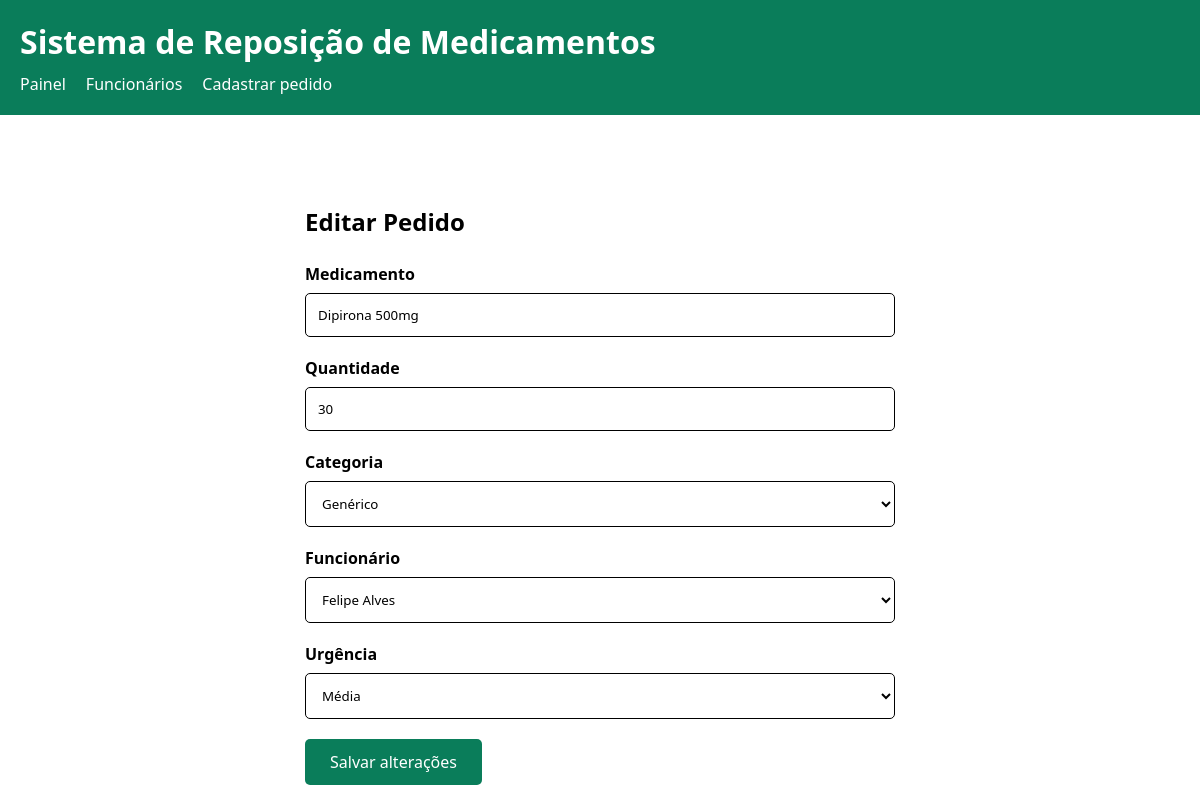
/pedidos.php?id=2, run on the app's committed database.
### tables this page shows
CREATE TABLE pedidos (
    id INT AUTO_INCREMENT PRIMARY KEY,
    funcionario_id INT NOT NULL,
    medicamento VARCHAR(150) NOT NULL,
    quantidade INT NOT NULL,
    categoria ENUM('generico', 'referencia', 'controlado', 'higiene') NOT NULL,
    urgencia ENUM('baixa', 'media', 'alta') NOT NULL,
    data_solicitacao DATETIME NOT NULL DEFAULT CURRENT_TIMESTAMP,
    status ENUM('solicitado', 'em_separacao', 'recebido') NOT NULL DEFAULT 'solicitado',

    CONSTRAINT fk_pedido_funcionario
        FOREIGN KEY (funcionario_id)
        REFERENCES funcionarios(id)
        ON UPDATE CASCADE
        ON DELETE RESTRICT,

    CONSTRAINT chk_quantidade
        CHECK (quantidade > 0)
);

CREATE TABLE funcionarios (
    id INT AUTO_INCREMENT PRIMARY KEY,
    nome VARCHAR(100) NOT NULL,
    email VARCHAR(150) NOT NULL
);

### public/pedidos.php (the view, shortened to what this page needs)
<?php
require_once "../conexao.php";
$id = filter_input(INPUT_GET, "id", FILTER_VALIDATE_INT);
$modoEdicao = $id !== false && $id !== null;
$pedido = [
    "medicamento" => "",
    "quantidade" => "",
    "categoria" => "",
    "funcionario_id" => "",
    "urgencia" => ""
];
if ($modoEdicao) {
    $sql = "SELECT
                medicamento,
                quantidade,
                categoria,
                funcionario_id,
                urgencia
            FROM pedidos
            WHERE id = ?";
    $stmt = $conn->prepare($sql);
    $stmt->bind_param("i", $id);
    $stmt->execute();
    $resultado = $stmt->get_result();
    if ($resultado->num_rows === 1) {
        $pedido = $resultado->fetch_assoc();
    } else {
        $erro = "Pedido não encontrado.";
        $modoEdicao = false;
    }
}
$sqlFuncionarios = "SELECT id, nome FROM funcionarios ORDER BY nome";
$resultFuncionarios = $conn->query($sqlFuncionarios);
?>
<!DOCTYPE html>
<html lang="pt-BR">
<head>
</head>
<body>
<header>
    <h1>Sistema de Reposição de Medicamentos</h1>
    <nav>
        <a href="index.php">Painel</a>
        <a href="funcionarios.php">Funcionários</a>
        <a href="pedidos.php">Cadastrar pedido</a>
    </nav>
</header>
<main>
    <h2>
        <?= $modoEdicao ? "Editar Pedido" : "Cadastro de Pedidos de Reposição" ?>
    </h2>
    <form method="POST">
        <label for="medicamento">Medicamento</label>
        <input
            type="text"
            id="medicamento"
            name="medicamento"
            value="<?= htmlspecialchars($pedido["medicamento"]) ?>"
            required
        >
        <label for="quantidade">Quantidade</label>
        <input
            type="number"
            id="quantidade"
            name="quantidade"
            min="1"
            step="1"
            value="<?= htmlspecialchars($pedido["quantidade"]) ?>"
            required
        >
        <label for="categoria">Categoria</label>
        <select id="categoria" name="categoria" required>
            <option value="generico"
                <?= $pedido["categoria"] === "generico" ? "selected" : "" ?>>
                Genérico
            </option>
        </select>
        <label for="funcionario_id">Funcionário</label>
        <select id="funcionario_id" name="funcionario_id" required>
            <?php while ($funcionario = $resultFuncionarios->fetch_assoc()): ?>
                <option
                    value="<?= $funcionario["id"] ?>"
                    <?= $pedido["funcionario_id"] == $funcionario["id"] ? "selected" : "" ?>
                >
                    <?= htmlspecialchars($funcionario["nome"]) ?>
                </option>
            <?php endwhile; ?>
        </select>
        <label for="urgencia">Urgência</label>
        <select id="urgencia" name="urgencia" required>
            <option value="media"
                <?= $pedido["urgencia"] === "media" ? "selected" : "" ?>>
                Média
            </option>
        </select>
        <button type="submit">
            <?= $modoEdicao ? "Salvar alterações" : "Cadastrar pedido" ?>
        </button>
    </form>
</main>
</body>
</html>

### public/pedidos.php (style rules this page uses)
* { box-sizing: border-box; font-family: "Segoe UI", sans-serif; }
body { margin: 0; background-color: #FFFFFF; color: #000000; }
header { background-color: #0A7D5A; color: #FFFFFF; padding: 20px; }
header h1 { margin: 0; }
nav { display: flex; gap: 20px; margin-top: 10px; }
nav a { color: #FFFFFF; text-decoration: none; }
main { max-width: 650px; margin: 40px auto; padding: 30px; }
h2 { margin-bottom: 25px; }
label { display: block; margin-bottom: 8px; font-weight: 600; }
input, select { width: 100%; padding: 12px; margin-bottom: 20px; border: 1px solid #000000; border-radius: 5px; background-color: #FFFFFF; }
button { background-color: #0A7D5A; color: #FFFFFF; border: none; padding: 12px 25px; border-radius: 5px; cursor: pointer; font-size: 16px; }

### data on the page
pedidos: medicamento "Dipirona 500mg", quantidade "30", categoria "Genérico", funcionario_id "Felipe Alves", urgencia "Média"
